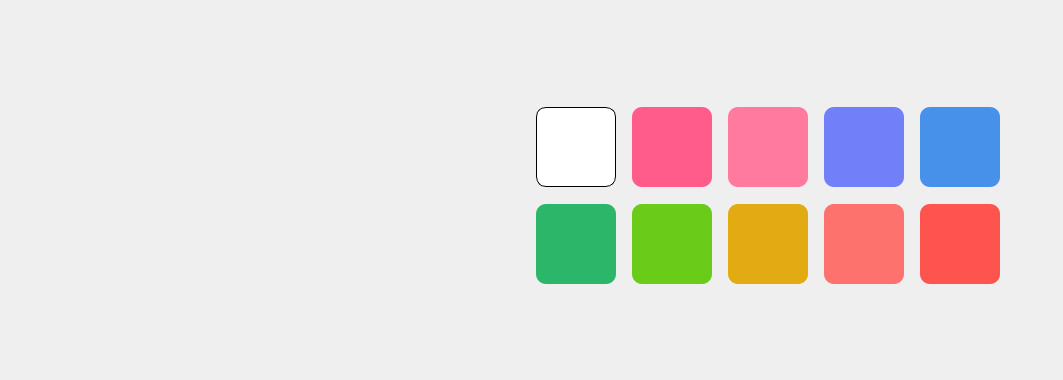
<?xml version="1.0" encoding="UTF-8"?>
<ui version="4.0">
 <class>Skin</class>
 <widget class="QWidget" name="Skin">
  <property name="geometry">
   <rect>
    <x>0</x>
    <y>0</y>
    <width>1063</width>
    <height>380</height>
   </rect>
  </property>
  <property name="minimumSize">
   <size>
    <width>1063</width>
    <height>380</height>
   </size>
  </property>
  <property name="maximumSize">
   <size>
    <width>1063</width>
    <height>380</height>
   </size>
  </property>
  <property name="windowTitle">
   <string>Form</string>
  </property>
  <property name="styleSheet">
   <string notr="true"/>
  </property>
  <widget class="QWidget" name="topic" native="true">
   <property name="geometry">
    <rect>
     <x>30</x>
     <y>40</y>
     <width>451</width>
     <height>320</height>
    </rect>
   </property>
   <property name="styleSheet">
    <string notr="true">QPushButton
{
	font:  16px 'STXihei';
	text-align: left bottom;
	border-radius:10px;
	color: #fff;
}

QPushButton#ptn_black
{
	image: url(:/images/Black.png);
}

QPushButton#ptn_red
{
	image: url(:/images/Red.png);
}

QPushButton#ptn_pink
{
	image: url(:/images/Pink.png);
}

QPushButton#ptn_blue
{
	image: url(:/images/Blue.png);
}

QPushButton#ptn_green
{
	image: url(:/images/Green.png);
}

QPushButton#ptn_gold
{
	image: url(:/images/Gold.png);
}
</string>
   </property>
   <widget class="QWidget" name="layoutWidget">
    <property name="geometry">
     <rect>
      <x>30</x>
      <y>30</y>
      <width>391</width>
      <height>261</height>
     </rect>
    </property>
    <layout class="QGridLayout" name="gridLayout">
     <property name="spacing">
      <number>0</number>
     </property>
     <item row="2" column="1">
      <spacer name="horizontalSpacer_3">
       <property name="orientation">
        <enum>Qt::Horizontal</enum>
       </property>
       <property name="sizeHint" stdset="0">
        <size>
         <width>40</width>
         <height>20</height>
        </size>
       </property>
      </spacer>
     </item>
     <item row="1" column="2">
      <spacer name="verticalSpacer_2">
       <property name="orientation">
        <enum>Qt::Vertical</enum>
       </property>
       <property name="sizeHint" stdset="0">
        <size>
         <width>20</width>
         <height>40</height>
        </size>
       </property>
      </spacer>
     </item>
     <item row="0" column="1">
      <spacer name="horizontalSpacer">
       <property name="orientation">
        <enum>Qt::Horizontal</enum>
       </property>
       <property name="sizeHint" stdset="0">
        <size>
         <width>40</width>
         <height>20</height>
        </size>
       </property>
      </spacer>
     </item>
     <item row="0" column="2">
      <widget class="QPushButton" name="ptn_red">
       <property name="minimumSize">
        <size>
         <width>120</width>
         <height>120</height>
        </size>
       </property>
       <property name="maximumSize">
        <size>
         <width>120</width>
         <height>120</height>
        </size>
       </property>
       <property name="text">
        <string/>
       </property>
      </widget>
     </item>
     <item row="0" column="4" colspan="2">
      <widget class="QPushButton" name="ptn_pink">
       <property name="minimumSize">
        <size>
         <width>120</width>
         <height>120</height>
        </size>
       </property>
       <property name="maximumSize">
        <size>
         <width>120</width>
         <height>120</height>
        </size>
       </property>
       <property name="text">
        <string/>
       </property>
      </widget>
     </item>
     <item row="0" column="3">
      <spacer name="horizontalSpacer_2">
       <property name="orientation">
        <enum>Qt::Horizontal</enum>
       </property>
       <property name="sizeHint" stdset="0">
        <size>
         <width>40</width>
         <height>20</height>
        </size>
       </property>
      </spacer>
     </item>
     <item row="2" column="2">
      <widget class="QPushButton" name="ptn_green">
       <property name="minimumSize">
        <size>
         <width>120</width>
         <height>120</height>
        </size>
       </property>
       <property name="maximumSize">
        <size>
         <width>120</width>
         <height>120</height>
        </size>
       </property>
       <property name="text">
        <string/>
       </property>
      </widget>
     </item>
     <item row="1" column="5">
      <spacer name="verticalSpacer_3">
       <property name="orientation">
        <enum>Qt::Vertical</enum>
       </property>
       <property name="sizeHint" stdset="0">
        <size>
         <width>20</width>
         <height>40</height>
        </size>
       </property>
      </spacer>
     </item>
     <item row="2" column="0">
      <widget class="QPushButton" name="ptn_blue">
       <property name="minimumSize">
        <size>
         <width>120</width>
         <height>120</height>
        </size>
       </property>
       <property name="maximumSize">
        <size>
         <width>120</width>
         <height>120</height>
        </size>
       </property>
       <property name="text">
        <string/>
       </property>
      </widget>
     </item>
     <item row="2" column="5">
      <widget class="QPushButton" name="ptn_gold">
       <property name="minimumSize">
        <size>
         <width>120</width>
         <height>120</height>
        </size>
       </property>
       <property name="maximumSize">
        <size>
         <width>120</width>
         <height>120</height>
        </size>
       </property>
       <property name="text">
        <string/>
       </property>
      </widget>
     </item>
     <item row="1" column="0">
      <spacer name="verticalSpacer">
       <property name="orientation">
        <enum>Qt::Vertical</enum>
       </property>
       <property name="sizeHint" stdset="0">
        <size>
         <width>20</width>
         <height>40</height>
        </size>
       </property>
      </spacer>
     </item>
     <item row="2" column="3">
      <spacer name="horizontalSpacer_4">
       <property name="orientation">
        <enum>Qt::Horizontal</enum>
       </property>
       <property name="sizeHint" stdset="0">
        <size>
         <width>40</width>
         <height>20</height>
        </size>
       </property>
      </spacer>
     </item>
     <item row="0" column="0">
      <widget class="QPushButton" name="ptn_black">
       <property name="minimumSize">
        <size>
         <width>120</width>
         <height>120</height>
        </size>
       </property>
       <property name="maximumSize">
        <size>
         <width>120</width>
         <height>120</height>
        </size>
       </property>
       <property name="text">
        <string/>
       </property>
      </widget>
     </item>
    </layout>
   </widget>
  </widget>
  <widget class="QWidget" name="color" native="true">
   <property name="geometry">
    <rect>
     <x>500</x>
     <y>70</y>
     <width>541</width>
     <height>260</height>
    </rect>
   </property>
   <property name="styleSheet">
    <string notr="true">QPushButton
{
	font:  16px 'STXihei';
	text-align: left bottom;
	border-radius:10px;
	color: #fff;
}

QPushButton#ptn_style01
{
	background-color: rgb(255,255,255);
	border-width: 1px;
	border-style: solid;
	border-color: #000000
}

QPushButton#ptn_style02
{
	background-color: rgb(255,92,138);
}

QPushButton#ptn_style03
{
	background-color: rgb(255,122,158);
}

QPushButton#ptn_style04
{
	background-color: rgb(113,127,249);
}

QPushButton#ptn_style05
{
	background-color: rgb(71,145,235);
}

QPushButton#ptn_style06
{
	background-color: rgb(43,182,105);
}

QPushButton#ptn_style07
{
	background-color: rgb(106,204,25);
}

QPushButton#ptn_style08
{
	background-color: rgb(226,171,18);
}

QPushButton#ptn_style09
{
	background-color: rgb(253,114,109);
}

QPushButton#ptn_style10
{
	background-color: rgb(253,84,78);
}</string>
   </property>
   <widget class="QWidget" name="layoutWidget">
    <property name="geometry">
     <rect>
      <x>20</x>
      <y>20</y>
      <width>501</width>
      <height>211</height>
     </rect>
    </property>
    <layout class="QGridLayout" name="gridLayout_2">
     <property name="spacing">
      <number>0</number>
     </property>
     <item row="1" column="4">
      <widget class="QPushButton" name="ptn_style10">
       <property name="minimumSize">
        <size>
         <width>80</width>
         <height>80</height>
        </size>
       </property>
       <property name="maximumSize">
        <size>
         <width>80</width>
         <height>80</height>
        </size>
       </property>
       <property name="text">
        <string/>
       </property>
      </widget>
     </item>
     <item row="0" column="1">
      <widget class="QPushButton" name="ptn_style02">
       <property name="minimumSize">
        <size>
         <width>80</width>
         <height>80</height>
        </size>
       </property>
       <property name="maximumSize">
        <size>
         <width>80</width>
         <height>80</height>
        </size>
       </property>
       <property name="text">
        <string/>
       </property>
      </widget>
     </item>
     <item row="1" column="0">
      <widget class="QPushButton" name="ptn_style06">
       <property name="minimumSize">
        <size>
         <width>80</width>
         <height>80</height>
        </size>
       </property>
       <property name="maximumSize">
        <size>
         <width>80</width>
         <height>80</height>
        </size>
       </property>
       <property name="text">
        <string/>
       </property>
      </widget>
     </item>
     <item row="1" column="2">
      <widget class="QPushButton" name="ptn_style08">
       <property name="minimumSize">
        <size>
         <width>80</width>
         <height>80</height>
        </size>
       </property>
       <property name="maximumSize">
        <size>
         <width>80</width>
         <height>80</height>
        </size>
       </property>
       <property name="text">
        <string/>
       </property>
      </widget>
     </item>
     <item row="0" column="0">
      <widget class="QPushButton" name="ptn_style01">
       <property name="minimumSize">
        <size>
         <width>80</width>
         <height>80</height>
        </size>
       </property>
       <property name="maximumSize">
        <size>
         <width>80</width>
         <height>80</height>
        </size>
       </property>
       <property name="text">
        <string/>
       </property>
      </widget>
     </item>
     <item row="0" column="4">
      <widget class="QPushButton" name="ptn_style05">
       <property name="minimumSize">
        <size>
         <width>80</width>
         <height>80</height>
        </size>
       </property>
       <property name="maximumSize">
        <size>
         <width>80</width>
         <height>80</height>
        </size>
       </property>
       <property name="text">
        <string/>
       </property>
      </widget>
     </item>
     <item row="1" column="3">
      <widget class="QPushButton" name="ptn_style09">
       <property name="minimumSize">
        <size>
         <width>80</width>
         <height>80</height>
        </size>
       </property>
       <property name="maximumSize">
        <size>
         <width>80</width>
         <height>80</height>
        </size>
       </property>
       <property name="text">
        <string/>
       </property>
      </widget>
     </item>
     <item row="0" column="2">
      <widget class="QPushButton" name="ptn_style03">
       <property name="minimumSize">
        <size>
         <width>80</width>
         <height>80</height>
        </size>
       </property>
       <property name="maximumSize">
        <size>
         <width>80</width>
         <height>80</height>
        </size>
       </property>
       <property name="text">
        <string/>
       </property>
      </widget>
     </item>
     <item row="1" column="1">
      <widget class="QPushButton" name="ptn_style07">
       <property name="minimumSize">
        <size>
         <width>80</width>
         <height>80</height>
        </size>
       </property>
       <property name="maximumSize">
        <size>
         <width>80</width>
         <height>80</height>
        </size>
       </property>
       <property name="text">
        <string/>
       </property>
      </widget>
     </item>
     <item row="0" column="3">
      <widget class="QPushButton" name="ptn_style04">
       <property name="minimumSize">
        <size>
         <width>80</width>
         <height>80</height>
        </size>
       </property>
       <property name="maximumSize">
        <size>
         <width>80</width>
         <height>80</height>
        </size>
       </property>
       <property name="text">
        <string/>
       </property>
      </widget>
     </item>
    </layout>
   </widget>
  </widget>
 </widget>
 <resources/>
 <connections/>
</ui>
